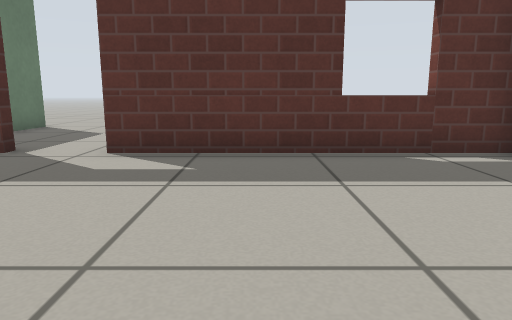
View 1 (above)

17 first-person views from a walk through a Gazebo world. The camera is 0.5 m above the floor, tilts 10° down and sees 70° across. The floor is counted in squares, 0.5 m on a side. Each view is taken from the middle of a square. On the plan, view 1 faces up. The plan holds only what a view shows up to about 13 squares ahead; the rest is blank. Simple patterns stand in for the simulator's built-in surfaces.

View 2
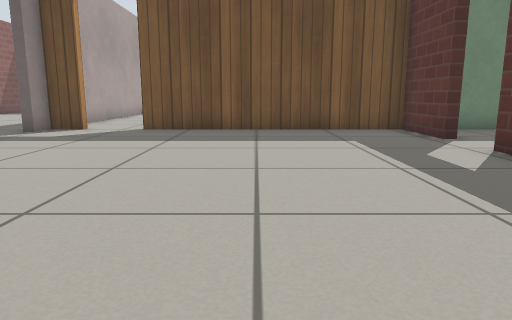

View 3
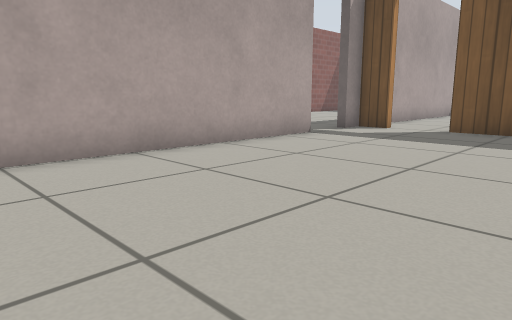

View 4
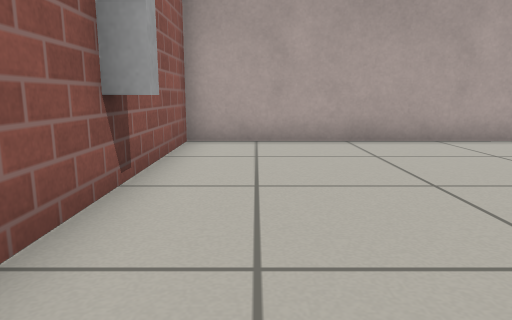

View 5
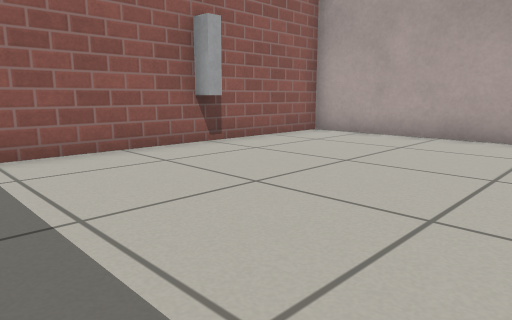

View 6
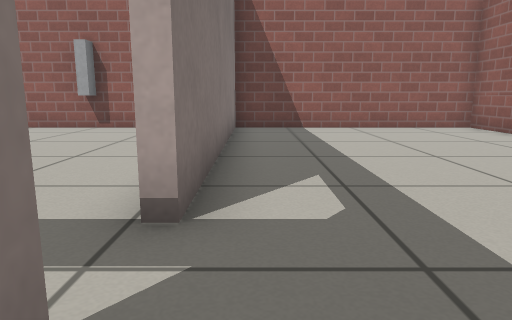

View 7
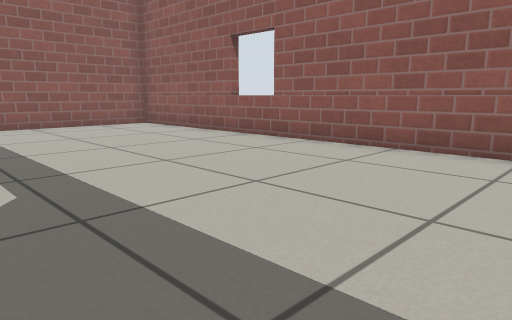

View 8
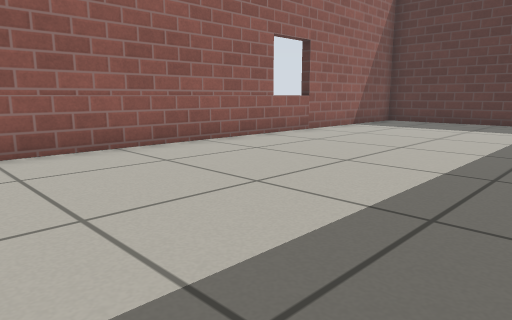

View 9
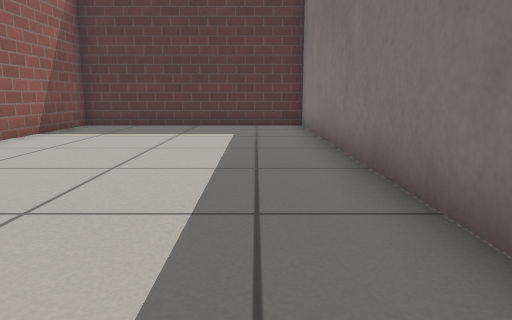

View 10
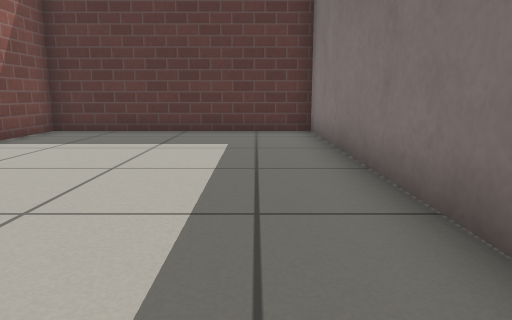

View 11
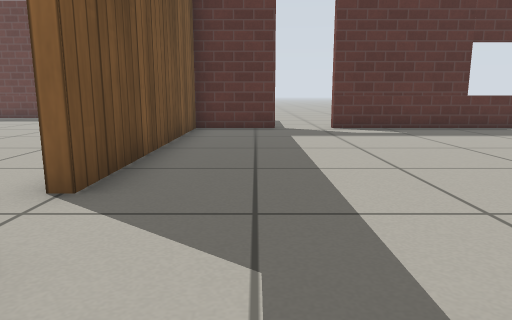

View 12
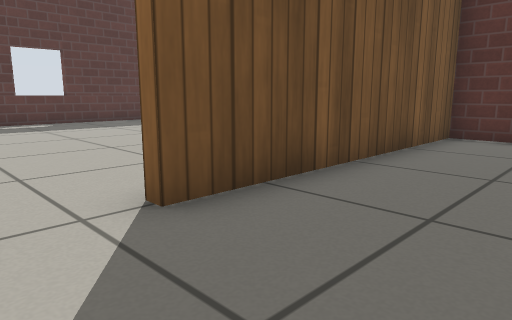

View 13
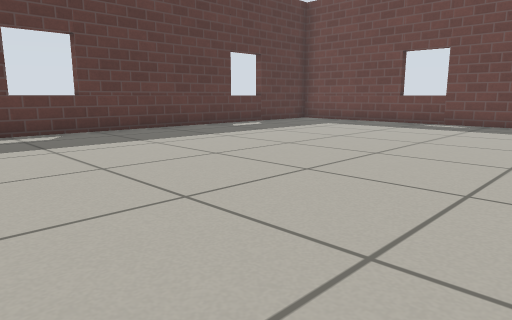

View 14
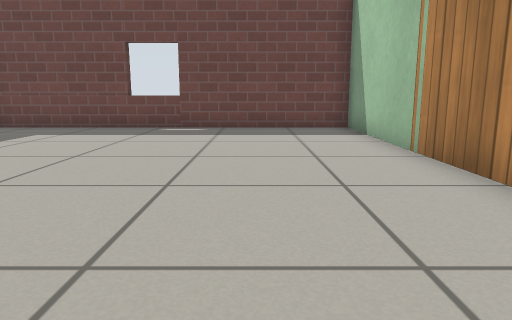

View 15
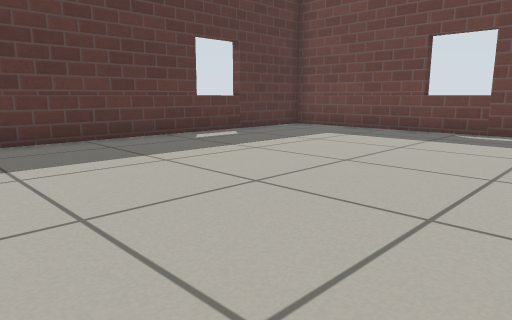

View 16
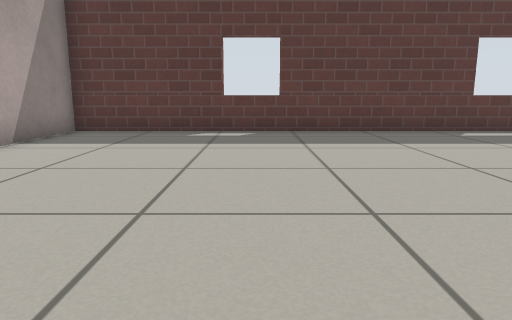

View 17
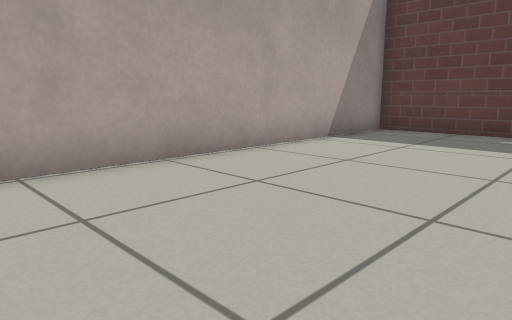

### Floor plan
Ten units are one square. View 1 is at (0, 0); x grows to the right and y downward. Boxes are objects, and circles mark ways between rooms. Rooms are numbered by the first view taken in them; rooms with no view inside come last. Other rooms are left out.
<svg viewBox="-189 -120 259 243">
<path fill="none" stroke="#000" d="M-43 41 45 41 45 -40M-44 -63 -69 -63 -69 13M-69 31 -69 41 -59 41M45 -63 -26 -63M-82 44 -184 44 -184 118 45 118 45 44 -43 44M-72 -39 -72 -115 -184 -115 -184 41 -88 41"/>
<rect x="35" y="-5" width="30" height="10" fill="#bbb"><title>window</title></rect>
<circle cx="-55" cy="40" r="3" fill="#2a7"/>
<circle cx="-70" cy="25" r="3" fill="#2a7"/>
<text x="-10" y="-10">1</text>
<text x="-70" y="80">2</text>
<text x="-130" y="-40">3</text>
</svg>
Room 1 opens to room 2. Room 1 opens to room 3.

Where each view was taken, in squares from view 1:
view 1: 0 up, 0 right, facing up
view 2: 2 up, 4 right, facing left
view 3: 2 up, 4 right, facing down-left
view 4: 4 up, 3 right, facing down
view 5: 5 up, 2 left, facing down-right
view 6: 5 down, 7 left, facing right
view 7: 5 down, 8 left, facing down-right
view 8: 5 down, 4 left, facing down-left
view 9: 6 down, 6 left, facing left
view 10: 6 down, 8 left, facing left
view 11: 5 down, 5 left, facing up
view 12: 3 down, 4 left, facing up-left
view 13: 2 down, 8 left, facing up-left
view 14: 0 up, 10 left, facing up
view 15: 1 up, 10 left, facing up-left
view 16: 1 up, 8 left, facing left
view 17: 1 up, 8 left, facing down-left
